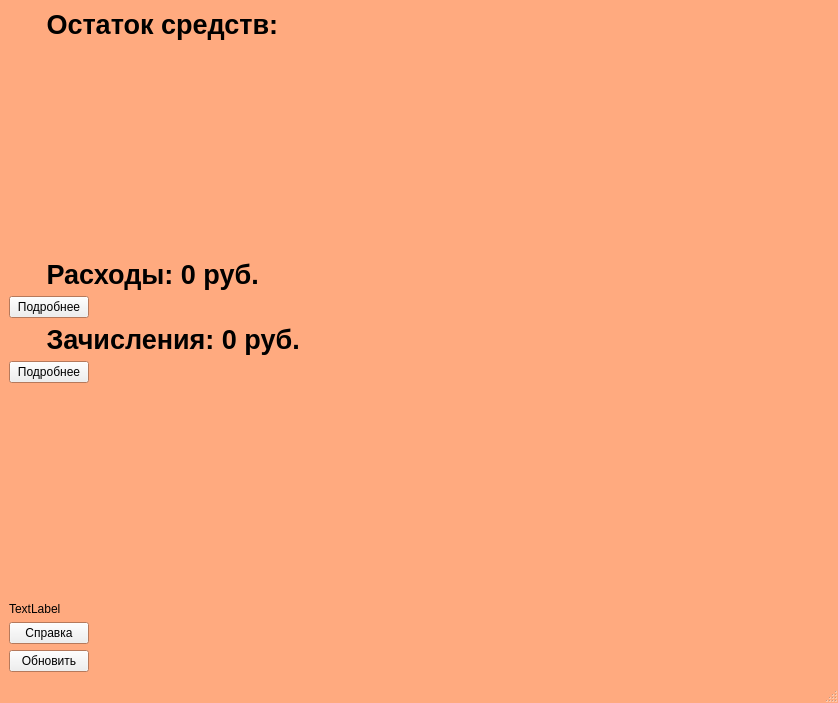
<?xml version="1.0" encoding="UTF-8"?>
<ui version="4.0">
 <class>MainWindow</class>
 <widget class="QMainWindow" name="MainWindow">
  <property name="geometry">
   <rect>
    <x>0</x>
    <y>0</y>
    <width>838</width>
    <height>703</height>
   </rect>
  </property>
  <property name="palette">
   <palette>
    <active>
     <colorrole role="Base">
      <brush brushstyle="SolidPattern">
       <color alpha="255">
        <red>255</red>
        <green>255</green>
        <blue>255</blue>
       </color>
      </brush>
     </colorrole>
     <colorrole role="Window">
      <brush brushstyle="SolidPattern">
       <color alpha="255">
        <red>255</red>
        <green>170</green>
        <blue>127</blue>
       </color>
      </brush>
     </colorrole>
    </active>
    <inactive>
     <colorrole role="Base">
      <brush brushstyle="SolidPattern">
       <color alpha="255">
        <red>255</red>
        <green>255</green>
        <blue>255</blue>
       </color>
      </brush>
     </colorrole>
     <colorrole role="Window">
      <brush brushstyle="SolidPattern">
       <color alpha="255">
        <red>255</red>
        <green>170</green>
        <blue>127</blue>
       </color>
      </brush>
     </colorrole>
    </inactive>
    <disabled>
     <colorrole role="Base">
      <brush brushstyle="SolidPattern">
       <color alpha="255">
        <red>255</red>
        <green>170</green>
        <blue>127</blue>
       </color>
      </brush>
     </colorrole>
     <colorrole role="Window">
      <brush brushstyle="SolidPattern">
       <color alpha="255">
        <red>255</red>
        <green>170</green>
        <blue>127</blue>
       </color>
      </brush>
     </colorrole>
    </disabled>
   </palette>
  </property>
  <property name="windowTitle">
   <string>Расходы</string>
  </property>
  <widget class="QWidget" name="centralwidget">
   <layout class="QFormLayout" name="formLayout">
    <item row="0" column="0">
     <widget class="QLabel" name="balance">
      <property name="font">
       <font>
        <family>Arial</family>
        <pointsize>20</pointsize>
        <weight>75</weight>
        <bold>true</bold>
       </font>
      </property>
      <property name="text">
       <string>     Остаток средств:</string>
      </property>
     </widget>
    </item>
    <item row="1" column="0">
     <spacer name="verticalSpacer">
      <property name="orientation">
       <enum>Qt::Vertical</enum>
      </property>
      <property name="sizeHint" stdset="0">
       <size>
        <width>20</width>
        <height>40</height>
       </size>
      </property>
     </spacer>
    </item>
    <item row="2" column="0">
     <widget class="QLabel" name="rashod">
      <property name="font">
       <font>
        <family>Arial</family>
        <pointsize>20</pointsize>
        <weight>75</weight>
        <bold>true</bold>
       </font>
      </property>
      <property name="text">
       <string>     Расходы: 0 руб.</string>
      </property>
     </widget>
    </item>
    <item row="3" column="0">
     <widget class="QPushButton" name="rashod_btn">
      <property name="text">
       <string>Подробнее</string>
      </property>
     </widget>
    </item>
    <item row="4" column="0">
     <widget class="QLabel" name="dohod">
      <property name="font">
       <font>
        <family>Arial</family>
        <pointsize>20</pointsize>
        <weight>75</weight>
        <bold>true</bold>
       </font>
      </property>
      <property name="text">
       <string>     Зачисления: 0 руб.</string>
      </property>
     </widget>
    </item>
    <item row="5" column="0">
     <widget class="QPushButton" name="popolnenie_btn">
      <property name="text">
       <string>Подробнее</string>
      </property>
     </widget>
    </item>
    <item row="7" column="0">
     <spacer name="Space_help">
      <property name="orientation">
       <enum>Qt::Vertical</enum>
      </property>
      <property name="sizeHint" stdset="0">
       <size>
        <width>20</width>
        <height>40</height>
       </size>
      </property>
     </spacer>
    </item>
    <item row="9" column="0">
     <widget class="QLabel" name="information_text">
      <property name="text">
       <string>TextLabel</string>
      </property>
     </widget>
    </item>
    <item row="10" column="0">
     <widget class="QPushButton" name="Information_btn">
      <property name="text">
       <string>Справка</string>
      </property>
     </widget>
    </item>
    <item row="11" column="0">
     <widget class="QPushButton" name="update_btn">
      <property name="text">
       <string>Обновить</string>
      </property>
     </widget>
    </item>
   </layout>
  </widget>
  <widget class="QMenuBar" name="menubar">
   <property name="geometry">
    <rect>
     <x>0</x>
     <y>0</y>
     <width>838</width>
     <height>26</height>
    </rect>
   </property>
  </widget>
  <widget class="QStatusBar" name="statusbar"/>
 </widget>
 <resources/>
 <connections/>
</ui>
